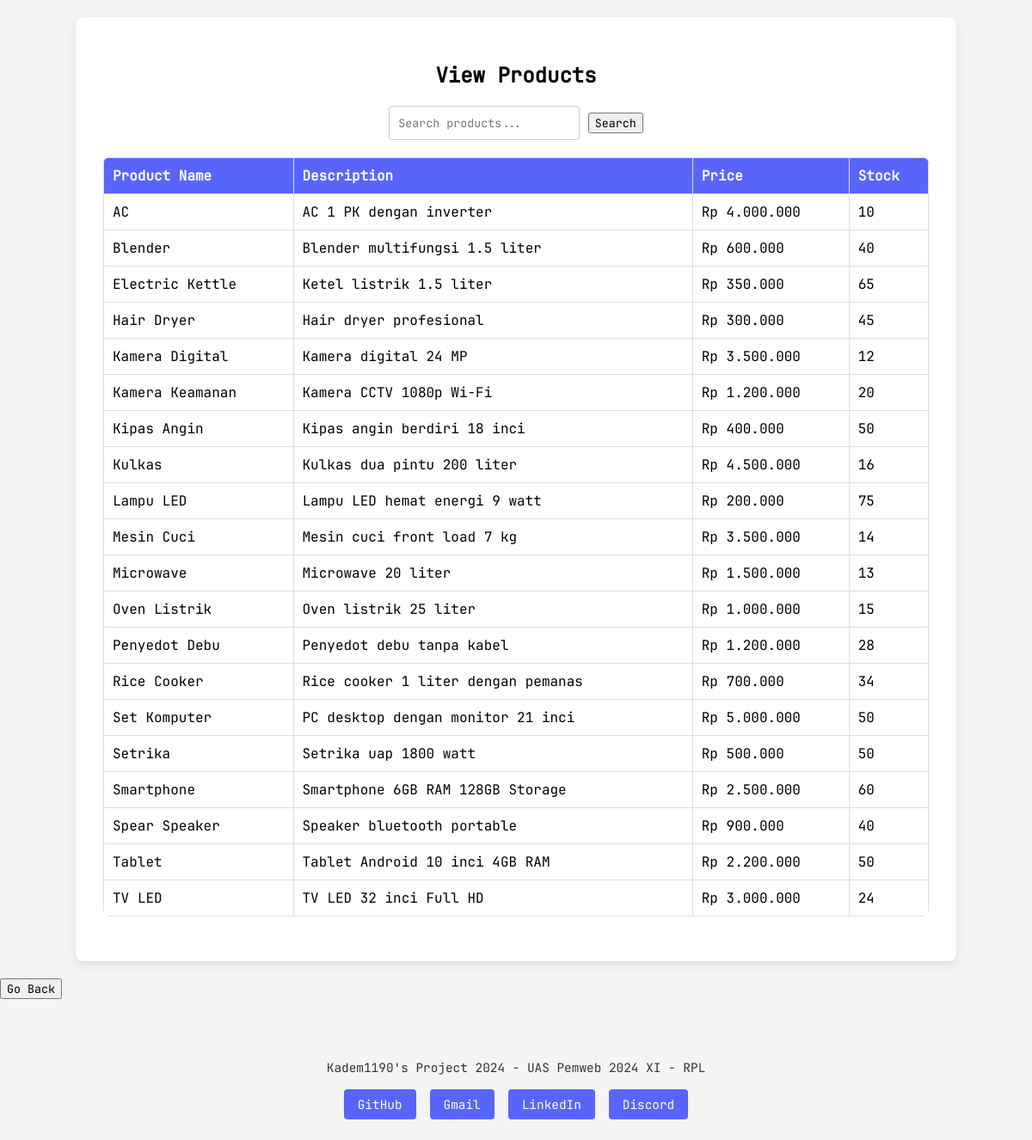
The app's page /view_products.php (signed in) with its own data.
### tables this page shows
CREATE TABLE `produk` (
  `idproduk` int(11) NOT NULL,
  `namaproduk` varchar(100) NOT NULL,
  `deskripsi` text DEFAULT NULL,
  `harga` int(11) NOT NULL,
  `stok` int(11) NOT NULL
);

### view_products.php (the view, shortened to what this page needs)
<?php
include('koneksi.php');
$searchTerm = '';
$query = "SELECT * FROM produk WHERE namaproduk LIKE ? ORDER BY namaproduk ASC";
$stmt = $conn->prepare($query);
$searchTerm = "%$searchTerm%";
$stmt->bind_param('s', $searchTerm);
$stmt->execute();
$result = $stmt->get_result();
?>
<!DOCTYPE html>
<html lang="en">
<head>
    <link rel="stylesheet" href="css/viewproductscss.css">
</head>
<body>
    <div class="container">
        <h2>View Products</h2>
        <div class="search-bar">
            <form method="GET" action="">
                <input type="text" name="search" placeholder="Search products...">
                <button type="submit">Search</button>
            </form>
        </div>
        <table>
            <thead>
                <tr>
                    <th>Product Name</th>
                    <th>Description</th>
                    <th>Price</th>
                    <th>Stock</th>
                </tr>
            </thead>
            <tbody>
                <?php if ($result->num_rows > 0): ?>
                    <?php while ($row = $result->fetch_assoc()): ?>
                        <tr>
                            <td><?php echo htmlspecialchars($row['namaproduk']); ?></td>
                            <td><?php echo htmlspecialchars($row['deskripsi']); ?></td>
                            <td>Rp <?php echo number_format($row['harga'], 0, ',', '.'); ?></td>
                            <td><?php echo $row['stok']; ?></td>
                        </tr>
                    <?php endwhile; ?>
                <?php else: ?>
                    <tr>
                        <td colspan="4">No products found.</td>
                    </tr>
                <?php endif; ?>
            </tbody>
        </table>
    </div>
    <button onclick="window.location.href='dashboard.php'">Go Back</button>
    <footer style="text-align: center; padding: 1.5rem; margin-top: 2rem; font-family: 'JetBrainsMono'; font-size: 0.9rem;">
    <p style="margin-bottom: 1rem; color: #333;">Kadem1190's Project 2024 - UAS Pemweb 2024 XI - RPL</p>
    <div style="display: flex; justify-content: center; gap: 1rem; flex-wrap: wrap;">
        <a href="https://github.com/Kadem1190" target="_blank" style="text-decoration: none; background-color: #5865fa; color: #fff; padding: 0.5rem 1rem; border-radius: 4px; transition: background-color 0.3s;">GitHub</a>
        <a href="mailto:epicirongamer@gmail.com" style="text-decoration: none; background-color: #5865fa; color: #fff; padding: 0.5rem 1rem; border-radius: 4px; transition: background-color 0.3s;">Gmail</a>
        <a href="https://www.linkedin.com/in/Kadem1190" target="_blank" style="text-decoration: none; background-color: #5865fa; color: #fff; padding: 0.5rem 1rem; border-radius: 4px; transition: background-color 0.3s;">LinkedIn</a>
        <a href="https://discord.com/users/YOUR_DISCORD_ID" target="_blank" style="text-decoration: none; background-color: #5865fa; color: #fff; padding: 0.5rem 1rem; border-radius: 4px; transition: background-color 0.3s;">Discord</a>
    </div>
</footer>
</body>
</html>

### css/viewproductscss.css (style rules this page uses)
* { font-family: 'JetBrainsMono'; }
body { font-family: 'JetBrainsMono', sans-serif; background-color: #f4f4f4; margin: 0; padding: 0; }
.container { width: 80%; margin: 20px auto; background: #fff; padding: 2rem; border-radius: 8px; box-shadow: 0px 4px 10px rgba(0, 0, 0, 0.1); }
h2 { text-align: center; }
.search-bar { margin-bottom: 20px; text-align: center; }
.search-bar input[type="text"] { padding: 10px; width: 200px; border-radius: 4px; border: 1px solid #ccc; }
table { width: 100%; margin-top: 20px; border-collapse: collapse; border-radius: 8px; overflow: hidden; }
table th, table td { padding: 10px; text-align: left; border: 1px solid #ddd; }
table th { background-color: #5865fa; color: #fff; }

### records on screen
produk: namaproduk "AC", deskripsi "AC 1 PK dengan inverter", harga "4.000.000", stok "10"
produk: namaproduk "Blender", deskripsi "Blender multifungsi 1.5 liter", harga "600.000", stok "40"
produk: namaproduk "Electric Kettle", deskripsi "Ketel listrik 1.5 liter", harga "350.000", stok "65"
produk: namaproduk "Hair Dryer", deskripsi "Hair dryer profesional", harga "300.000", stok "45"
produk: namaproduk "Kamera Digital", deskripsi "Kamera digital 24 MP", harga "3.500.000", stok "12"
produk: namaproduk "Kamera Keamanan", deskripsi "Kamera CCTV 1080p Wi-Fi", harga "1.200.000", stok "20"
produk: namaproduk "Kipas Angin", deskripsi "Kipas angin berdiri 18 inci", harga "400.000", stok "50"
produk: namaproduk "Kulkas", deskripsi "Kulkas dua pintu 200 liter", harga "4.500.000", stok "16"
produk: namaproduk "Lampu LED", deskripsi "Lampu LED hemat energi 9 watt", harga "200.000", stok "75"
produk: namaproduk "Mesin Cuci", deskripsi "Mesin cuci front load 7 kg", harga "3.500.000", stok "14"
produk: namaproduk "Microwave", deskripsi "Microwave 20 liter", harga "1.500.000", stok "13"
produk: namaproduk "Oven Listrik", deskripsi "Oven listrik 25 liter", harga "1.000.000", stok "15"
produk: namaproduk "Penyedot Debu", deskripsi "Penyedot debu tanpa kabel", harga "1.200.000", stok "28"
produk: namaproduk "Rice Cooker", deskripsi "Rice cooker 1 liter dengan pemanas", harga "700.000", stok "34"
produk: namaproduk "Set Komputer", deskripsi "PC desktop dengan monitor 21 inci", harga "5.000.000", stok "50"
produk: namaproduk "Setrika", deskripsi "Setrika uap 1800 watt", harga "500.000", stok "50"
produk: namaproduk "Smartphone", deskripsi "Smartphone 6GB RAM 128GB Storage", harga "2.500.000", stok "60"
produk: namaproduk "Spear Speaker", deskripsi "Speaker bluetooth portable", harga "900.000", stok "40"
produk: namaproduk "Tablet", deskripsi "Tablet Android 10 inci 4GB RAM", harga "2.200.000", stok "50"
produk: namaproduk "TV LED", deskripsi "TV LED 32 inci Full HD", harga "3.000.000", stok "24"
